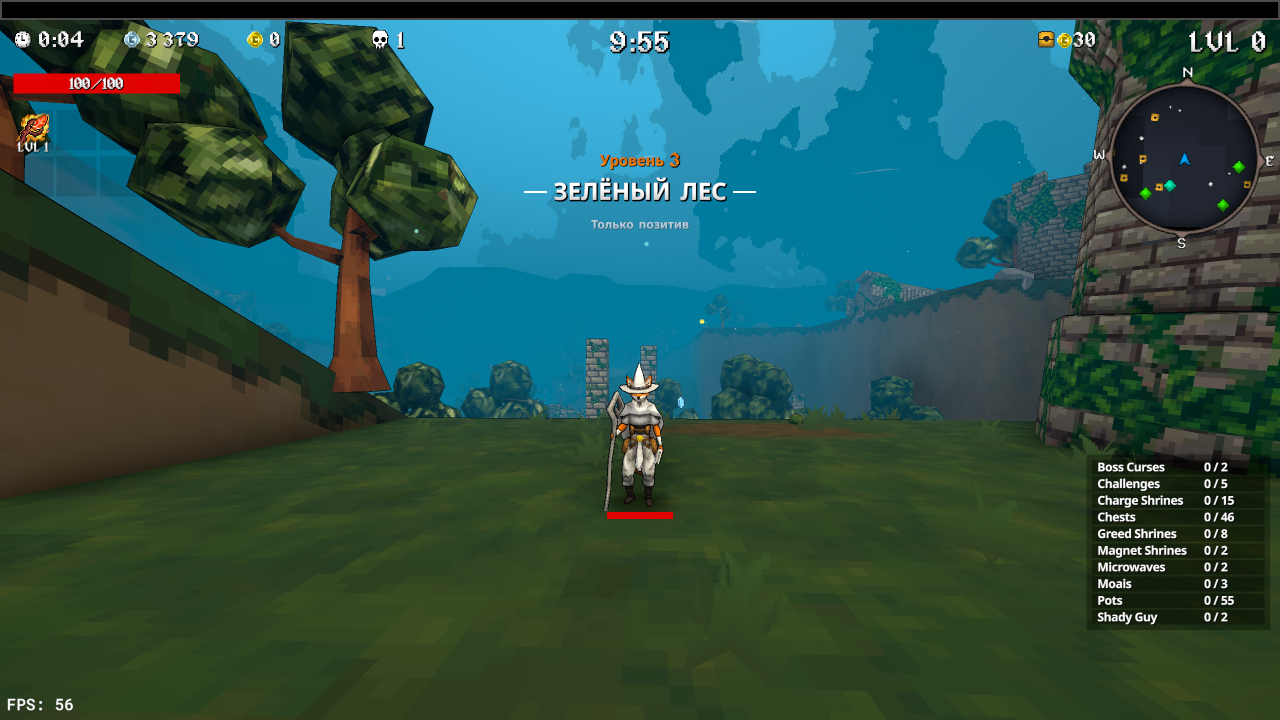
#> input picture screen.png, 2559 x 1439 px (shown at 1/2 size); its folder holds only this picture in this run
$ python -i hud.py   (imports and definitions only)
#> lines starting #> are read from the running program, lines starting #| are printed output that depends on the picture; after the words box and inside, x2 and y2 are one past the last pixel; in counts of white or black regions, pixels touching at a corner belong together
#> further down, picture is the input picture: shape (1439, 2559, 3); mean B, G, R 74.1, 81.3, 42.8
import importlib.util
import logging
import os
import re
import time
from pathlib import Path

import cv2
import numpy as np

LOGGER = logging.getLogger(__name__)

HUD_TIME_RECT = (28, 61, 127, 41)

_TESSERACT_LAST_ERROR_AT = None
_TESSERACT_LAST_WARNED_AT = 0.0
_TESSERACT_CONFIGURED = False
_TESSERACT_CONFIGURED_LOGGED = False
_TESSERACT_WARNING_INTERVAL = 60.0
_TESSERACT_RETRY_INTERVAL = 30.0

DEFAULT_HUD_REGIONS = {
    "hp": (0.04, 0.02, 0.12, 0.05),
    "gold": (0.85, 0.02, 0.12, 0.05),
    "time": (0.39, 0.012, 0.22, 0.06),
    "lvl": (0.74, 0.08, 0.10, 0.05),
    "kills": (0.63, 0.08, 0.10, 0.05),
}

HUD_DEBUG_KEYS = ("time", "kills", "lvl", "gold", "hp")


def _get_tesseract():
    global _TESSERACT_CONFIGURED, _TESSERACT_LAST_ERROR_AT
    global _TESSERACT_CONFIGURED_LOGGED
    if _TESSERACT_LAST_ERROR_AT is not None:
        if time.monotonic() - _TESSERACT_LAST_ERROR_AT < _TESSERACT_RETRY_INTERVAL:
            return None
    if importlib.util.find_spec("pytesseract") is None:
        _TESSERACT_LAST_ERROR_AT = time.monotonic()
        return None
    import pytesseract
    if not _TESSERACT_CONFIGURED:
        cmd_from_env = os.getenv("TESSERACT_CMD")
        if cmd_from_env:
            pytesseract.pytesseract.tesseract_cmd = cmd_from_env
        elif os.name == "nt":
            default_cmd = Path(
                r"C:\Program Files\Tesseract-OCR\tesseract.exe"
            )
            if default_cmd.exists():
                pytesseract.pytesseract.tesseract_cmd = str(default_cmd)
        _TESSERACT_CONFIGURED = True
    if not _TESSERACT_CONFIGURED_LOGGED:
        languages = None
        version = None
        try:
            languages = pytesseract.get_languages(config="")
        except Exception:
            try:
                version = pytesseract.get_tesseract_version()
            except Exception:
                version = "unknown"
        LOGGER.info(
            "Tesseract OCR: cmd=%s, languages=%s, version=%s",
            pytesseract.pytesseract.tesseract_cmd,
            languages,
            version,
        )
        _TESSERACT_CONFIGURED_LOGGED = True
    _TESSERACT_LAST_ERROR_AT = None
    return pytesseract


# [6 lines left out: function _warn_missing_tesseract, not called in this run]


def _resolve_region(frame, regions, key):
#> called with key = 'time'
    if regions:
        reg_key = f"REG_HUD_{key.upper()}"
        if reg_key in regions:
            return regions[reg_key]
    h, w = frame.shape[:2]
    rx, ry, rw, rh = DEFAULT_HUD_REGIONS[key]
    return (int(rx * w), int(ry * h), int(rw * w), int(rh * h))


def _clip_rect_to_frame(rect, frame_shape):
    if rect is None:
        return None
    h, w = frame_shape[:2]
    x, y, rw, rh = rect
    x0 = max(0, int(x))
    y0 = max(0, int(y))
    x1 = min(int(w), int(x + rw))
    y1 = min(int(h), int(y + rh))
    if x1 <= x0 or y1 <= y0:
        return None
    return (x0, y0, x1 - x0, y1 - y0)


# [88 lines left out: functions _preprocess_for_ocr, _ocr_text, _iter_preprocessed, _best_ocr, not called in this run]


def _parse_int(text):
    digits = re.findall(r"\d+", text)
    if not digits:
        return None
    return int("".join(digits))


def _parse_time(text):
    cleaned = re.sub(r"[^0-9:]", "", text)
    if ":" in cleaned:
        parts = cleaned.split(":")
        if len(parts) >= 2:
            try:
                minutes = int(parts[-2])
                seconds = int(parts[-1])
            except ValueError:
                return None
            return minutes * 60 + seconds
    digits = re.findall(r"\d+", cleaned)
    if not digits:
        return None
    return int("".join(digits))


def _hud_text_mask(roi_bgr):
    hsv = cv2.cvtColor(roi_bgr, cv2.COLOR_BGR2HSV)
    mask = cv2.inRange(hsv, np.array((0, 0, 135)), np.array((179, 120, 255)))
    kernel = np.ones((2, 2), np.uint8)
    return cv2.morphologyEx(mask, cv2.MORPH_CLOSE, kernel, iterations=1)


def _classify_fast_digit(component) -> str | None:
    _x, _y, w, h, area = component
    if h <= 0 or w <= 0:
        return None
    aspect = float(w) / float(h)
    fill = float(area) / float(w * h)
    if aspect <= 0.48 and fill >= 0.45:
        return "1"
    if 0.54 <= aspect <= 0.78 and fill >= 0.60:
        return "0"
    if 0.50 <= aspect <= 0.82 and fill <= 0.58 and h <= 26:
        return "4"
    return None


_HUD_DIGIT_TEMPLATE_SIZE = (16, 20)
_HUD_DIGIT_TEMPLATE_PATTERNS = {
    "0": (
        "....######...",
        "....######...",
        "..##..######.",
        "..##..######.",
        "####....#####",
        "####....#####",
        "####......###",
        "####....#####",
        "####....#####",
        "####..#######",
        "####..##..###",
        "######....###",
        "######....###",
        "####.....####",
        "######...####",
        "######...####",
        "..######..##.",
        "..######..##.",
        "....######...",
        "....######...",
    ),
    "1": (
        "....##..",
        "....##..",
        "..####..",
        "..####..",
        "######..",
        "######..",
        "..####..",
        "..####..",
        "..####..",
        "..####..",
        "..####..",
        "..####..",
        "..####..",
        "..####..",
        "..####..",
        "..####..",
        "..####..",
        "..####..",
        "..####..",
        "########",
    ),
    "3": (
        "....#########..",
        "....##########.",
        "..#############",
        "..##......#####",
        "####........###",
        "####........###",
        "######.....####",
        "######.....####",
        "..######...###.",
        "..######...###.",
        "....########...",
        "....########...",
        "..##....######.",
        "####....#######",
        "####......#####",
        "######......###",
        "######......###",
        "..######...###.",
        "..######...###.",
        "....########...",
    ),
    "4": (
        ".........####...",
        ".........####...",
        ".......######...",
        ".......######...",
        "......##.####...",
        "......##.####...",
        "....##...####...",
        "....##...####...",
        "..##.....####...",
        "..##.....####...",
        "####.....####...",
        "####.....####...",
        "################",
        "################",
        "###############.",
        ".........####...",
        ".........####...",
        ".........####...",
        ".........####...",
        ".........####...",
    ),
    "5": (
        ".############",
        "#############",
        "#############",
        "####.........",
        "####.........",
        "####.........",
        "####..####...",
        "####..####...",
        "############.",
        "############.",
        "####....#####",
        "####....#####",
        "###.......###",
        "###.......###",
        "..........###",
        "####......###",
        "####......###",
        "######....##.",
        "######....##.",
        "..########...",
    ),
    "8": (
        "....#########..",
        "....#########..",
        "..#############",
        "..##.....######",
        "####.....#.####",
        "####.......####",
        "######.....####",
        "######.....####",
        "..######...##..",
        "..######...##..",
        "....#######....",
        "....#######....",
        "..##...######..",
        "####...########",
        "####.....######",
        "######.....####",
        "######.....####",
        "..######...##..",
        "..######...##..",
        "....#######....",
    ),
    "9": (
        "....########...",
        "....########...",
        "..############.",
        "..##....######.",
        "####......#####",
        "####......#####",
        "####........###",
        "####........###",
        "######.....####",
        "######.....####",
        "..######...####",
        "..######...####",
        "....###########",
        "....###########",
        "............###",
        "####.......###.",
        "####.......###.",
        "######....##...",
        "######....##...",
        "..########.....",
    ),
}
_HUD_DIGIT_TEMPLATES = None


def _pattern_to_mask(pattern):
    h = len(pattern)
    w = max(len(row) for row in pattern)
    mask = np.zeros((h, w), dtype=np.uint8)
    for y, row in enumerate(pattern):
        for x, char in enumerate(row):
            if char == "#":
                mask[y, x] = 255
    return mask


def _normalize_digit_mask(mask, *, out_w=16, out_h=20):
    if mask is None or mask.size == 0:
        return None
    binary = (mask > 0).astype(np.uint8) * 255
    ys, xs = np.where(binary > 0)
    if xs.size == 0 or ys.size == 0:
        return None
    binary = binary[ys.min() : ys.max() + 1, xs.min() : xs.max() + 1]
    h, w = binary.shape[:2]
    if h <= 0 or w <= 0:
        return None
    scaled_w = max(1, min(out_w, int(round(float(w) * float(out_h) / float(h)))))
    resized = cv2.resize(
        binary,
        (scaled_w, out_h),
        interpolation=cv2.INTER_NEAREST,
    )
    canvas = np.zeros((out_h, out_w), dtype=np.uint8)
    x0 = max(0, (out_w - scaled_w) // 2)
    canvas[:, x0 : x0 + scaled_w] = (resized > 0).astype(np.uint8)
    return canvas


def _get_hud_digit_templates():
    global _HUD_DIGIT_TEMPLATES
    if _HUD_DIGIT_TEMPLATES is not None:
        return _HUD_DIGIT_TEMPLATES
    templates = {}
    for digit, pattern in _HUD_DIGIT_TEMPLATE_PATTERNS.items():
        normalized = _normalize_digit_mask(_pattern_to_mask(pattern))
        if normalized is not None:
            templates.setdefault(digit, []).append(normalized)
    if templates.get("5"):
        templates.setdefault("2", []).append(np.fliplr(templates["5"][0]))
    if templates.get("9"):
        templates.setdefault("6", []).append(np.fliplr(templates["9"][0]))
    seven = np.zeros(
        (_HUD_DIGIT_TEMPLATE_SIZE[1], _HUD_DIGIT_TEMPLATE_SIZE[0]),
        dtype=np.uint8,
    )
    seven[0:4, 3:14] = 1
    seven[3:20, 10:15] = 1
    templates.setdefault("7", []).append(seven)
    _HUD_DIGIT_TEMPLATES = templates
    return templates


def _digit_template_distance(candidate, template):
    best = 1.0
    for shift in (-2, -1, 0, 1, 2):
        if shift < 0:
            cand = candidate[:, :shift]
            tpl = template[:, -shift:]
        elif shift > 0:
            cand = candidate[:, shift:]
            tpl = template[:, :-shift]
        else:
            cand = candidate
            tpl = template
        union = int(np.logical_or(cand, tpl).sum())
        if union <= 0:
            continue
        intersection = int(np.logical_and(cand, tpl).sum())
        best = min(best, 1.0 - (intersection / float(union)))
    return best


def _classify_digit_template(component_mask) -> str | None:
    candidate = _normalize_digit_mask(component_mask)
    if candidate is None:
        return None
    best_digit = None
    best_score = 1.0
    for digit, templates in _get_hud_digit_templates().items():
        score = min(
            _digit_template_distance(candidate, template)
            for template in templates
        )
        if score < best_score:
            best_score = score
            best_digit = digit
    return best_digit if best_score <= 0.34 else None


def _fast_hud_digit_text(roi_bgr, *, allow_colon=False) -> str | None:
    if roi_bgr is None or roi_bgr.size == 0:
        return None
    mask = _hud_text_mask(roi_bgr)
    num, _labels, stats, _centroids = cv2.connectedComponentsWithStats(mask, 8)
    components = []
    for idx in range(1, num):
        x, y, w, h, area = [int(value) for value in stats[idx]]
        if area < 10:
            continue
        if (
            allow_colon
            and x < int(mask.shape[1] * 0.35)
            and h >= 20
            and (w / max(1, h)) >= 0.80
        ):
            continue
        components.append((x, y, w, h, area))
    if not components:
        return None

    tokens = []
    colon_x = None
    for component in sorted(components, key=lambda item: item[0]):
        x, _y, w, h, area = component
        if allow_colon and w <= 8 and h <= 8 and area >= 12:
            if colon_x is None or abs(x - colon_x) > 8:
                tokens.append((x, ":"))
                colon_x = x
            continue
        if h < 18 or area < 40:
            continue
        if w <= 4 and h >= 14:
            continue
        digit = _classify_digit_template(mask[_y : _y + h, x : x + w])
        if digit is None:
            digit = _classify_fast_digit(component)
        if digit is None:
            return None
        tokens.append((x, digit))
    text = "".join(token for _x, token in sorted(tokens, key=lambda item: item[0]))
    if not text or text == ":":
        return None
    if allow_colon:
        return text if re.fullmatch(r"\d{1,2}:?\d{1,2}", text) else None
    return text if text.isdigit() else None


def _resolve_time_rect(frame_bgr, regions=None):
    if frame_bgr is None or frame_bgr.size == 0:
        return None, "frame_empty"

    candidates = []
    if regions and "REG_HUD_TIME" in regions:
        candidates.append(regions["REG_HUD_TIME"])
    if HUD_TIME_RECT is not None:
        candidates.append(HUD_TIME_RECT)
    # Опциональный fallback на относительный ROI времени.
    candidates.append(_resolve_region(frame_bgr, None, "time"))

    h, w = frame_bgr.shape[:2]
    first_rect = None
    for rect in candidates:
        if rect is None:
            continue
        x, y, rw, rh = rect
        if first_rect is None:
            first_rect = rect
        if rw <= 0 or rh <= 0:
            continue
        if x < 0 or y < 0:
            continue
        if w >= x + rw and h >= y + rh:
            return rect, None
#> this loop made 1 pass
#> (x, y, rw, rh) on pass 1: (28, 61, 127, 41)
    if first_rect is None:
        return None, "time_region_missing"
    return first_rect, f"frame_too_small:{w}x{h}"


def _resolve_time_roi(frame_bgr, regions=None):
    rect, fail_reason = _resolve_time_rect(frame_bgr, regions=regions)
#> rect = (28, 61, 127, 41)
    if rect is None:
        return None, None, fail_reason
    x, y, rw, rh = rect
#> x = 28; y = 61; rw = 127; rh = 41
    roi = frame_bgr[y : y + rh, x : x + rw]
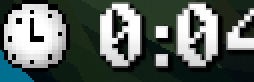
#> roi: shape (41, 127, 3) (shown 2 times larger); mean B, G, R 96, 101, 91.4
    if roi.size == 0:
        return None, rect, "roi_empty"
    return roi, rect, None


# [15 lines left out: function resolve_hud_debug_rects, not called in this run]


def read_hud_time(frame_bgr, regions=None, *, min_conf=45.0):
    t0 = time.perf_counter()
    roi, rect, fail_reason = _resolve_time_roi(frame_bgr, regions=regions)
#> rect = (28, 61, 127, 41)
    if roi is None:
        return {
            "time": None,
            "fail_reason": fail_reason,
            "ocr_ms": 0.0,
            "rect": rect,
            "tesseract_cmd": None,
        }

    fast_text = _fast_hud_digit_text(roi, allow_colon=True)
#> in _hud_text_mask, `mask = cv2.inRange(hsv, np.array((0, 0, 135)), np.array((179, 120, 255..`:
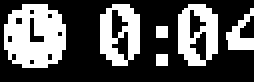
#> mask: shape (41, 127) (shown 2 times larger); 34.2% white; 6 white regions, box (x1, y1, x2, y2) and area: (2, 2, 33, 34) 748, (89, 2, 109, 33) 410, (50, 2, 70, 33) 404, (113, 4, 127, 25) 145, (78, 13, 84, 19) 36, (78, 27, 84, 33) 36
#> in _hud_text_mask, `return cv2.morphologyEx(mask, cv2.MORPH_CLOSE, kernel, iterations=1)`:
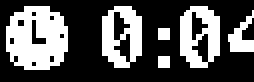
#> returned value: shape (41, 127) (shown 2 times larger); 34% white; 6 white regions, box (x1, y1, x2, y2) and area: (3, 3, 34, 35) 748, (90, 3, 110, 34) 410, (51, 3, 71, 34) 404, (114, 5, 127, 26) 135, (79, 14, 85, 20) 36, (79, 28, 85, 34) 36
#> in _fast_hud_digit_text, `num, _labels, stats, _centroids = cv2.connectedComponentsWithStats(mas..`: num = 7; stats = [[0, 0, 127, 41, 3438], [3, 3, 31, 32, 748], [51, 3, 20, 31, 404], [90, 3, 20, 31, 410], [114, 5, 13, 21, 135], [79, 14, 6, 6, 36], [79, 28, 6, 6, 36]]
#> (the rest of the program and of its run is left out)
